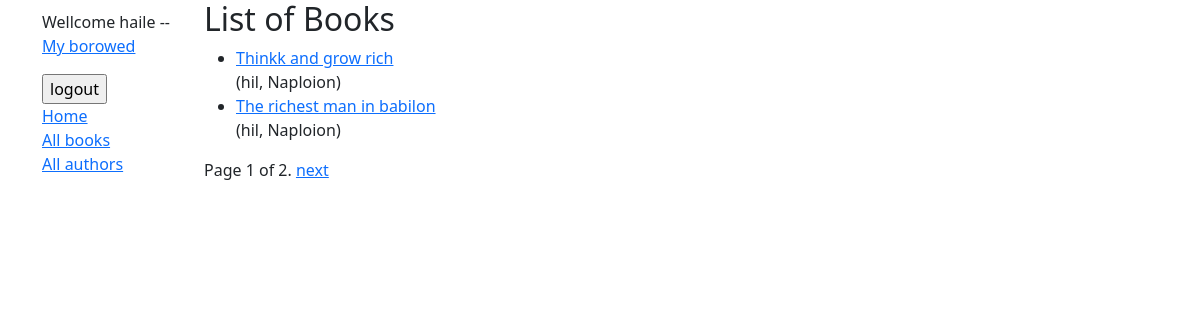
Page /catalogue/books (signed in) on the committed database.
### catalogues/models.py (models this page shows, shortened)
class Book(models.Model):
    title = models.CharField(max_length=200)
    languege = models.ForeignKey(Languege, on_delete=models.CASCADE)
    author = models.ForeignKey('Author', on_delete=models.RESTRICT, null=True)
    summary = models.TextField(
        max_length=1000, help_text="Enter a brief description of the book")
    isbn = models.CharField('ISBN', max_length=13,
                            unique=True,
                            help_text='13 Character <a href="https://www.isbn-international.org/content/what-isbn'
                                      '">ISBN number</a>')
    genre = models.ManyToManyField(
        Genre, help_text="Select a genre for this book")
    def get_absolute_url(self):
        return reverse('book-detail', args=[str(self.id)])
    def display_genre(self):
        """Create a string for the Genre. This is required to display genre in Admin."""
        return ', '.join(genre.name for genre in self.genre.all()[:3])
    display_genre.short_description = 'Genre'

class Author(models.Model):
    first_name = models.CharField(max_length=100)
    last_name = models.CharField(max_length=100)
    date_of_birth = models.DateField(null=True, blank=True)
    date_of_death = models.DateField('Died', null=True, blank=True)
    class Meta:
        ordering = ['last_name', 'first_name']
    def __str__(self):
        return f'{self.last_name}, {self.first_name}'

### catalogues/views.py (the view)
# urls.py: path('books', BookList.as_view(), name = 'books'),
class BookList(LoginRequiredMixin, generic.ListView):
    model =  Book
    context_object_name =  'book_list'
    paginate_by = 2
    template_name = 'catalogue/book_list.html'

### templates/catalogues/book_list.html (shortened to what this page needs)
{% extends 'catalogues/base.html' %}
{% block content %}
{% if book_list %}
    <h2>
    </h2>
    <ul>
        {% for book in book_list %}
        <li>
        <a href="{{ book.get_absolute_url }}">{{ book.title }}</a>
        </li>
        ({{ book.author }})
        {% endfor %}
    </ul>
{% else %}
<p> There is no book in the library </p>
{% endif %}
{% endblock %}

### templates/catalogues/base.html (shortened to what this page needs)
<!DOCTYPE html>
<html lang="en">
<head>
    <link href="https://cdn.jsdelivr.net/npm/bootstrap@5.3.3/dist/css/bootstrap.min.css" rel="stylesheet">
    {% load static %}
    <link rel="stylesheet" href="{% static 'css/styles.css' %}" />
</head>
<body>
    <div class="container-fluide">
        <div class="row">
            <div class="col-sm-2">
                {% block sidebar %}
                <ul class="sidebar-nav">
                    {% if user.is_authenticated %}
                    <li>
                      Wellcome   {{ user.username }} -- {{ user.email }}
                      <p><a href="{%url 'my-borrowed'%}">My borowed </a></p>
                      <form method="post" action="{% url 'logout' %}">
                        <input type="submit" value="logout">
                        </form>
                    </li>
                    {% else %}
                    <a href="{% url 'login' %}?next{{request.path}}"> Login</a>
                    {% endif %}
                    <li><a href="{% url 'home' %}">Home</a></li>
                    <li><a href="{% url 'books' %}">All books</a></li>
                    <li><a href="">All authors</a></li>
                </ul>
                {% endblock%}
            </div>
            <div class="col-sm-10">
                {% block content %}
                {% endblock %}
                {% block pagination %}
    {% if is_paginated %}
        <div class="pagination">
            <span class="page-links">
                <span class="page-current">
                    Page {{ page_obj.number }} of {{ page_obj.paginator.num_pages }}.
                </span>
                {% if page_obj.has_next %}
                    <a href="{{ request.path }}?page={{ page_obj.next_page_number }}">next</a>
                {% endif %}
            </span>
        </div>
    {% endif %}
  {% endblock %}
            </div>s
        </div>
    </div>
</body>
</html>

### static/css/styles.css (style rules this page uses)
.sidebar-nav { margin-top: 50px; list-style: none; margin: 10px; }

### rows in the picture
Book: title "Thinkk and grow rich", author "hil, Naploion"
Book: title "The richest man in babilon", author "hil, Naploion"

### other values in the picture
{{ user.username }} "haile"
{{ page_obj.number }} "1"
{{ page_obj.paginator.num_pages }} "2"
